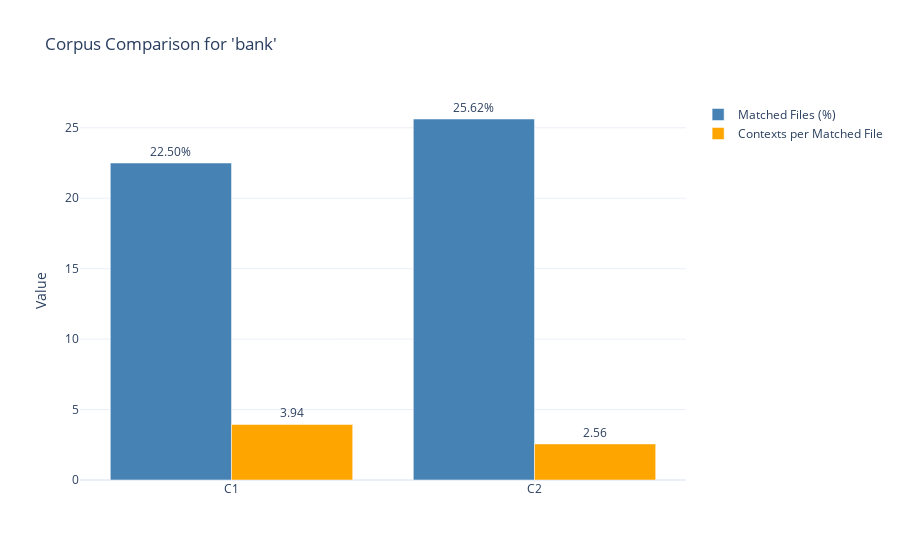

Notebook code cell kept with this figure:
### Code cell
fig = Haeufigkeit_corpus_comparison(stats_c1, stats_c2,target_word)
save_figure(fig, "Haeufigkeit_c1_c2.html")

### Figure 1 — Plotly figure (JSON) as saved in the notebook; plotly's stock layout.template omitted (floating-point values rounded to 4 significant figures)
{"data": [{"marker": {"color": "steelblue"}, "name": "Matched Files (%)", "text": ["22.50%", "25.62%"], "textposition": "outside", "type": "bar", "x": ["C1", "C2"], "y": [22.5, 25.62]}, {"marker": {"color": "orange"}, "name": "Contexts per Matched File", "text": ["3.94", "2.56"], "textposition": "outside", "type": "bar", "x": ["C1", "C2"], "y": [3.944, 2.561]}], "layout": {"barmode": "group", "title": {"text": "Corpus Comparison for 'bank'"}, "yaxis": {"title": {"text": "Value"}}}}
